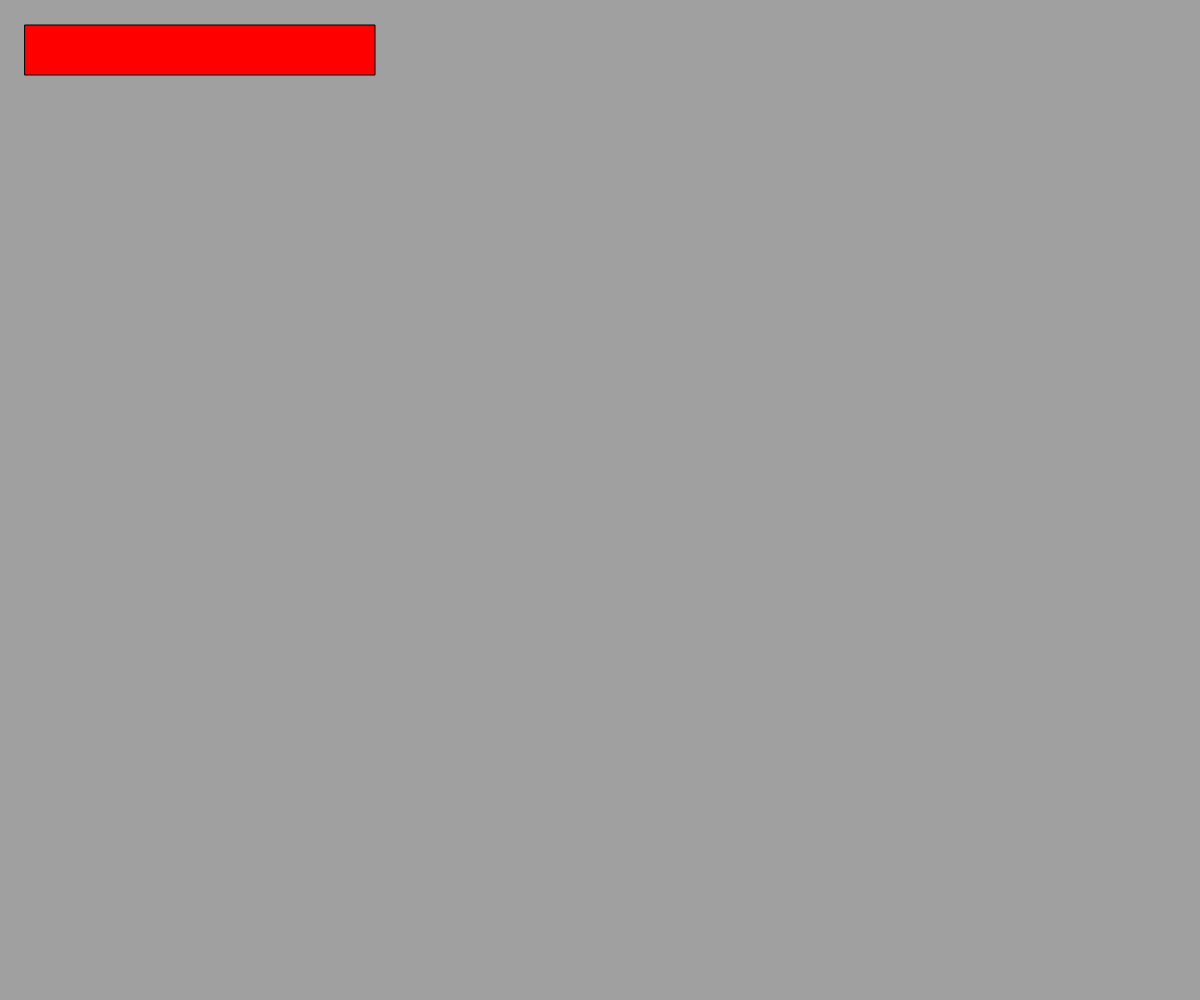
Frame 1 (no input)
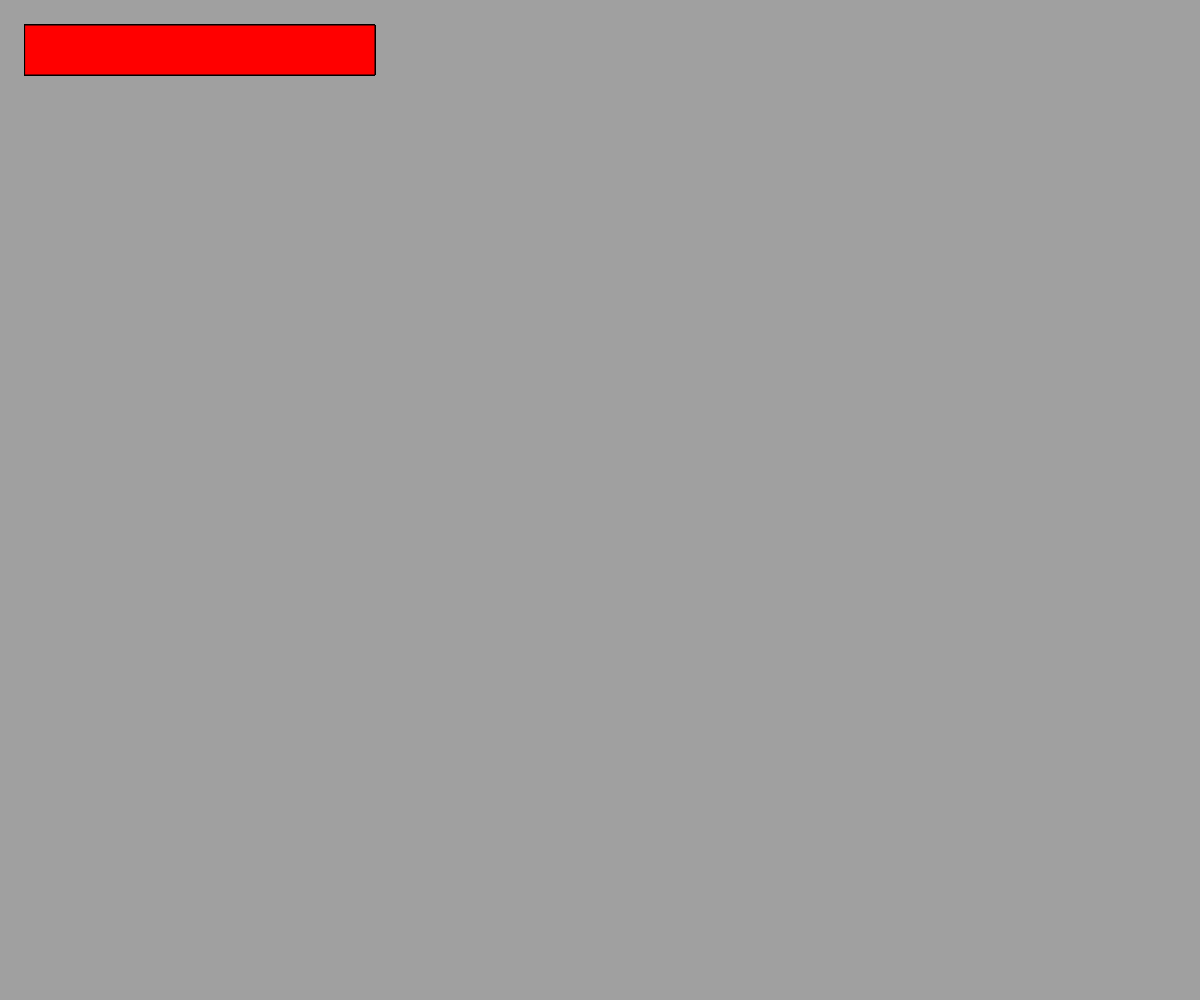
Frame 60 (no input)
Frame 120 (the mouse pressed at the canvas centre since frame 60): identical to frame 60, image omitted

The p5.js sketch that drew these frames (run headless with seeded random() and noise() and a simulated clock; from frame 60 on, the mouse is pressed at the canvas centre):

// p5.js sketch
// ── sketch.js
// mouseWheel() detecta un evento de rueda de raton vertical (y), ya sea generado por un raton o por un touchpad (detecta o scroll -> deslize no touchpad com 2 dedos).
// la propiedad event.delta da la distancia que el raton ha avanzado

let pos = 25;

function setup() {
  createCanvas(windowWidth, windowHeight);
  background(160);
  frameRate(30);
}

function draw() {
  // background(0, 0);
  fill('red');
  rect(25, pos, 350, 50);
}

function mouseWheel(event) {
  if (event.delta > 0) {
    pos -= 10;
    background(map(pos, 0, windowHeight, 0, 255));
    rect(25, pos, 350, 50);
  } else {
    pos += 10;
    background(map(pos, 0, windowHeight, 0, 255));
    rect(25, pos, 350, 50);
  }
  return false;
}

// function mousePressed() {
//   if (mouseButton == RIGHT) {
//     background(0);
//   }
// }

// function mouseMoved() {
//   stroke(0, 64);
//   strokeWeight(1);
//   fill(255, 32);
//   d = dist(mouseX, mouseY, pmouseX, pmouseY);
//   constrain(d, 8, 100); //d precisa estar entre 8 e 100
//   ellipse(mouseX, mouseY, d, d); //se o mouse passa rápido, vai ser uma elipse grande, se passar lento vai ser uma elipse pequena
// }

// function mouseDragged() {
//   stroke(0);
//   d = dist(mouseX, mouseY, pmouseX, pmouseY);
//   constrain(d, 0, 100);
//   w = map(d, 0, 100, 1, 10); //converter a escala de 0 a 100 para uma escala de 1 a 10
//   strokeWeight(w);
//   line(mouseX, mouseY, pmouseX, pmouseY);
//   return false; // prevent default behavior
// }

// function mouseReleased() {
//   noStroke();
//   fill(255, 5);
//   rect(0, 0, width, height);
// }

// function mouseClicked() {
//   fill(255, 0, 0);
//   d = random(20, 200);
//   ellipse(mouseX, mouseY, d, d);
// }

// function flor(puntas) {
//   let xx = mouseX; //random(20, width - 20);
//   let yy = mouseY; //random(20, height - 20);
//   // fill(color(random(255), random(255), random(255)));
//   fill(random(255));
//   let angulo = TWO_PI / puntas;
//   let radioInterno = random(10, 20);
//   let radioExterno = random(25, 50);
//   let inicioX = xx + cos(0) * radioInterno;
//   let inicioY = yy + sin(0) * radioExterno;
//   noStroke();
//   beginShape();
//   vertex(inicioX, inicioY);
//   for (let i = 0; i < puntas; i++) {
//     let cx1 = xx + cos(angulo * i) * radioExterno;
//     let cy1 = yy + sin(angulo * i) * radioExterno;
//     let x2 = xx + cos(angulo * (i + 1)) * radioInterno;
//     let y2 = yy + sin(angulo * (i + 1)) * radioInterno;
//     let cx2 = xx + cos(angulo * (i + 1)) * radioExterno;
//     let cy2 = yy + sin(angulo * (i + 1)) * radioExterno;
//     bezierVertex(cx1, cy1, cx2, cy2, x2, y2);
//   }
//   endShape(CLOSE);
// }

// function estrella(puntas) {
//   let vertices = puntas * 2;
//   let angulo = TWO_PI / vertices;
//   let radioInterno = random(5, 10);
//   let radioExterno = random(12, 25);
//   let xx = random(20, width - 20);
//   let yy = random(20, height - 20);
//   fill(color(random(255), random(255), random(255)));
//   noStroke();
//   beginShape();
//   for (let i = 0; i < vertices; i++) {
//     let x, y;
//     if (i % 2 == 0) {
//       x = cos(angulo * i) * radioExterno;
//       y = sin(angulo * i) * radioExterno;
//     } else {
//       x = cos(angulo * i) * radioInterno;
//       y = sin(angulo * i) * radioInterno;
//     }
//     vertex(x + xx, y + yy);
//   }
//   endShape(CLOSE);
// }
